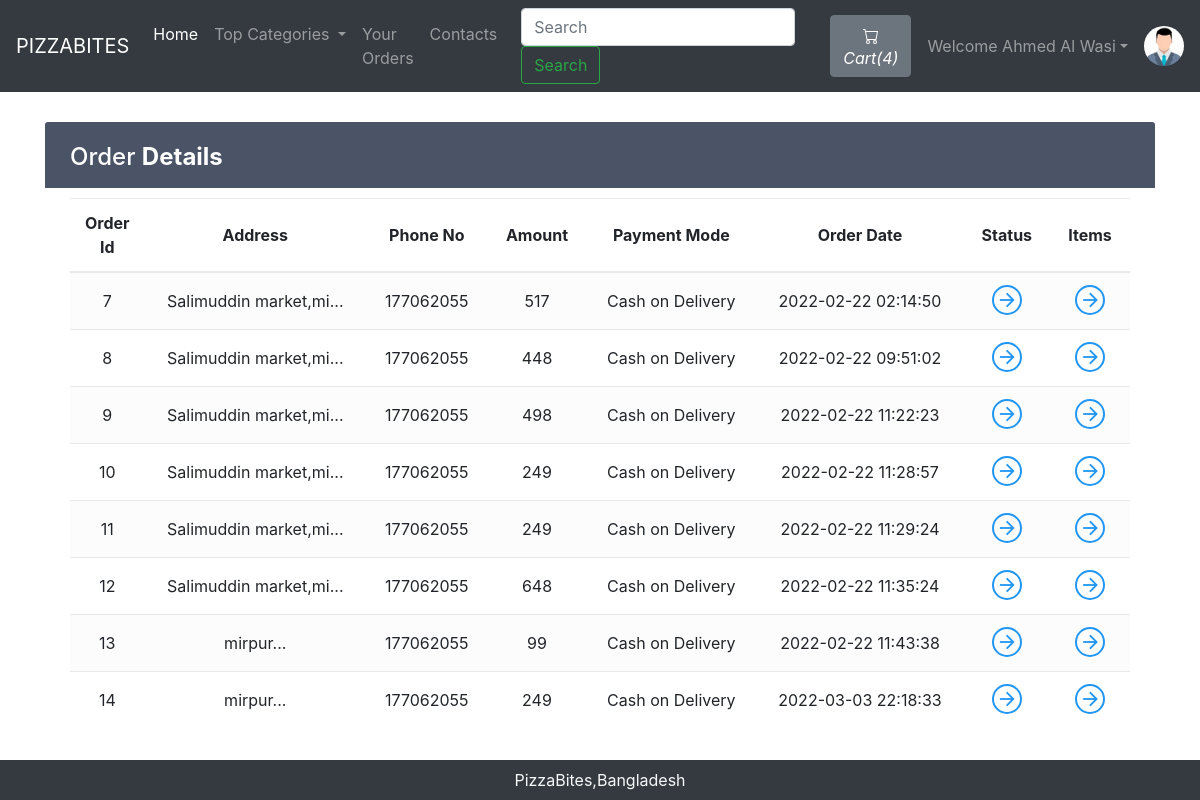
Screenshot of /menu/viewOrder.php (signed in) with the database file from the repository.
### tables this page shows
CREATE TABLE `sitedetail` (
  `tempId` int(11) NOT NULL,
  `systemName` varchar(21) NOT NULL,
  `email` varchar(35) NOT NULL,
  `contact1` bigint(21) NOT NULL,
  `contact2` bigint(21) DEFAULT NULL COMMENT 'Optional',
  `address` text NOT NULL,
  `dateTime` datetime NOT NULL DEFAULT current_timestamp()
);

CREATE TABLE `orders` (
  `orderId` int(21) NOT NULL,
  `userId` int(21) NOT NULL,
  `address` varchar(255) NOT NULL,
  `zipCode` int(21) NOT NULL,
  `phoneNo` bigint(21) NOT NULL,
  `amount` int(200) NOT NULL,
  `paymentMode` enum('0') NOT NULL DEFAULT '0' COMMENT '0=cash on delivery',
  `orderStatus` enum('0','1','2','3','4','5','6') NOT NULL DEFAULT '0' COMMENT '0=Order Placed.\r\n1=Order Confirmed.\r\n2=Preparing your Order.\r\n3=Your order is on the way!\r\n4=Order Delivered.\r\n5=Order Denied.\r\n6=Order Cancelled.',
  `orderDate` datetime NOT NULL DEFAULT current_timestamp()
);

### menu/viewOrder.php (the view, shortened to what this page needs)
<!doctype html>
<html lang="en">
<head>
    <link rel="stylesheet" href="https://stackpath.bootstrapcdn.com/bootstrap/4.5.0/css/bootstrap.min.css">
    <link rel="stylesheet" href="https://use.fontawesome.com/releases/v5.7.2/css/all.css">
</head>
<body>
    <?php include 'db_conn.php';?>
    <?php include '_nav.php';?>
    <?php
 if($loggedin){
 ?>
    <div class="container">
        <div class="table-wrapper" id="empty">
            <div class="table-title">
                <div class="row">
                    <div class="col-sm-4">
                        <h2>Order <b>Details</b></h2>
                    </div>
                </div>
            </div>
            <table class="table table-striped table-hover text-center">
                <thead>
                    <tr>
                        <th>Order Id</th>
                        <th>Address</th>
                        <th>Phone No</th>
                        <th>Amount</th>
                        <th>Payment Mode</th>
                        <th>Order Date</th>
                        <th>Status</th>
                        <th>Items</th>
                    </tr>
                </thead>
                <tbody>
                    <?php
                        $sql = "SELECT * FROM `orders` WHERE `userId`= $userId";
                        $result = mysqli_query($conn, $sql);
                        while($row = mysqli_fetch_assoc($result)){
                            $orderId = $row['orderId'];
                            $address = $row['address'];
                            $phoneNo = $row['phoneNo'];
                            $amount = $row['amount'];
                            $orderDate = $row['orderDate'];
                            $paymentMode = $row['paymentMode'];
                            if($paymentMode == 0) {
                                $paymentMode = "Cash on Delivery";
                            }
                            else {
                                $paymentMode = "Online";
                            }
                            echo '<tr>
                                    <td>' . $orderId . '</td>
                                    <td>' . substr($address, 0, 20) . '...</td>
                                    <td>' . $phoneNo . '</td>
                                    <td>' . $amount . '</td>
                                    <td>' . $paymentMode . '</td>
                                    <td>' . $orderDate . '</td>
                                     <td><a href="#" data-toggle="modal" data-target="#orderStatus' . $orderId . '" class="view"><i class="material-icons">&#xE5C8;</i></a></td>
                                     <td><a href="#" data-toggle="modal" data-target="#orderItem' . $orderId . '" class="view" title="View Details"><i class="material-icons">&#xE5C8;</i></a></td>
                                </tr>';
                        }
                            ?>
                </tbody>
            </table>
        </div>
    </div>
    <?php
    }
    else {
        echo '<div class="container" style="min-height : 610px;">
        <div class="alert alert-info my-3">
            <font style="font-size:22px"><center>To check your order,you need to login first.</a></center></font>
        </div></div>';
    }
    ?>
    <?php
    require '_footer.php';?>
  </body>
</html>

### menu/_nav.php (shortened to what this page needs)
<?php
if(isset($_SESSION['loggedin']) && $_SESSION['loggedin']==true){
  $loggedin= true;
  $name=$_SESSION['name'];
  $userId=$_SESSION['id'];
}
else{
  $loggedin = false;
  $userId = 0;
}
$sql = "SELECT * FROM `sitedetail`";
$result = mysqli_query($conn, $sql);
$row = mysqli_fetch_assoc($result);
$systemName = $row['systemName'];
if($loggedin){
echo '<nav class="navbar navbar-expand-lg navbar-dark bg-dark">
      <a class="navbar-brand" href="\Codes\Pizzabites\UserHome.php">'.$systemName.'</a>
      <button class="navbar-toggler" type="button" data-toggle="collapse" data-target="#navbarSupportedContent" aria-controls="navbarSupportedContent" aria-expanded="false" aria-label="Toggle navigation">
        <span class="navbar-toggler-icon"></span>
      </button>
      <div class="collapse navbar-collapse" id="navbarSupportedContent">
        <ul class="navbar-nav mr-auto">
          <li class="nav-item active">
            <a class="nav-link" href="\Codes\Pizzabites\UserHome.php">Home <span class="sr-only">(current)</span></a>
          </li>
          <li class="nav-item dropdown">
            <a class="nav-link dropdown-toggle" href="#" id="navbarDropdown" role="button" data-toggle="dropdown" aria-haspopup="true" aria-expanded="false">
              Top Categories
            </a>
            <div class="dropdown-menu" aria-labelledby="navbarDropdown">';
}
            echo '</div>
          </li>
          <li class="nav-item">
            <a class="nav-link" href="viewOrder.php">Your Orders</a>
          </li>
          <li class="nav-item">
          <a class="nav-link" href="contact.php">Contacts</a>
        </li>
        </ul>
        <form method="get" action="search.php" class="form-inline my-2 my-lg-0 mx-3">
          <input class="form-control mr-sm-2" type="search" name="search" id="search" placeholder="Search" aria-label="Search" required>
          <button class="btn btn-outline-success my-2 my-sm-0" type="submit">Search</button>
        </form>';
        $countsql = "SELECT SUM(`itemQuantity`) FROM `viewcart` WHERE `userId`=$userId";
        $countresult = mysqli_query($conn, $countsql);
        $countrow = mysqli_fetch_assoc($countresult);
        $count = $countrow['SUM(`itemQuantity`)'];
        echo '<a href="viewCart.php"><button type="button" class="btn btn-secondary mx-2" title="MyCart">
          <svg xmlns="img/cart.svg" width="16" height="16" fill="currentColor" class="bi bi-cart" viewBox="0 0 16 16">
            <path d="M0 1.5A.5.5 0 0 1 .5 1H2a.5.5 0 0 1 .485.379L2.89 3H14.5a.5.5 0 0 1 .491.592l-1.5 8A.5.5 0 0 1 13 12H4a.5.5 0 0 1-.491-.408L2.01 3.607 1.61 2H.5a.5.5 0 0 1-.5-.5zM3.102 4l1.313 7h8.17l1.313-7H3.102zM5 12a2 2 0 1 0 0 4 2 2 0 0 0 0-4zm7 0a2 2 0 1 0 0 4 2 2 0 0 0 0-4zm-7 1a1 1 0 1 1 0 2 1 1 0 0 1 0-2zm7 0a1 1 0 1 1 0 2 1 1 0 0 1 0-2z"/>
          </svg>
          <i class="bi bi-cart">Cart(' .$count. ')</i>
        </button></a>';
        if($loggedin){
          echo '<ul class="navbar-nav mr-2">
            <li class="nav-item dropdown">
              <a class="nav-link dropdown-toggle" href="#" id="navbarDropdown" role="button" data-toggle="dropdown"> Welcome ' .$name. '</a>
              <div class="dropdown-menu" aria-labelledby="navbarDropdown">
                <a class="dropdown-item" href="\Codes\Pizzabites\logout.php">Logout</a>
              </div>
            </li>
          </ul>
          <div class="text-center image-size-small position-relative">
            <a href="viewProfile.php"><img src="img/person-' .$userId. '.jpg" class="rounded-circle" onError="this.src = \'img/profilePic.jpg\'" style="width:40px; height:40px"></a>
          </div>';
        }
        else {
          echo '<a href="\Codes\Pizzabites\login.php"><button class="btn btn-info mx-2">Login</button></a>';
          echo '<a href="\Codes\Pizzabites\signup.php"><button class="btn btn-info mx-2">Signup</button></a>';
        }
  echo '</div>
    </nav>';
?>

### menu/viewOrder.php (style rules this page uses)
.table-wrapper { background: #fff; padding: 20px 25px; margin: 30px auto; border-radius: 3px; box-shadow: 0 1px 1px rgba(0,0,0,.05); }
.table-title { color: #fff; background: #4b5366; padding: 16px 25px; margin: -20px -25px 10px; border-radius: 3px 3px 0 0; }
.table-title h2 { margin: 5px 0 0; font-size: 24px; }
table.table tr th, table.table tr td { border-color: #e9e9e9; padding: 12px 15px; vertical-align: middle; }
table.table tr th:first-child { width: 60px; }
table.table tr th:last-child { width: 80px; }
table.table-striped tbody tr:nth-of-type(odd) { background-color: #fcfcfc; }
table.table td a { font-weight: bold; color: #566787; display: inline-block; text-decoration: none; }
table.table td a.view { width: 30px; height: 30px; color: #2196F3; border: 2px solid; border-radius: 30px; text-align: center; }
table.table td a.view i { font-size: 22px; margin: 2px 0 0 1px; }
table { counter-reset: section; }

### rows the page displays
sitedetail: systemName "PIZZABITES"
orders: orderId "7", address "Salimuddin market,mi", phoneNo "177062055", amount "517", paymentMode "Cash on Delivery", orderDate "2022-02-22 02:14:50"
orders: orderId "8", address "Salimuddin market,mi", phoneNo "177062055", amount "448", paymentMode "Cash on Delivery", orderDate "2022-02-22 09:51:02"
orders: orderId "9", address "Salimuddin market,mi", phoneNo "177062055", amount "498", paymentMode "Cash on Delivery", orderDate "2022-02-22 11:22:23"
orders: orderId "10", address "Salimuddin market,mi", phoneNo "177062055", amount "249", paymentMode "Cash on Delivery", orderDate "2022-02-22 11:28:57"
orders: orderId "11", address "Salimuddin market,mi", phoneNo "177062055", amount "249", paymentMode "Cash on Delivery", orderDate "2022-02-22 11:29:24"
orders: orderId "12", address "Salimuddin market,mi", phoneNo "177062055", amount "648", paymentMode "Cash on Delivery", orderDate "2022-02-22 11:35:24"
orders: orderId "13", address "mirpur", phoneNo "177062055", amount "99", paymentMode "Cash on Delivery", orderDate "2022-02-22 11:43:38"
orders: orderId "14", address "mirpur", phoneNo "177062055", amount "249", paymentMode "Cash on Delivery", orderDate "2022-03-03 22:18:33"

### other values shown
$count "4"
$name "Ahmed Al Wasi"
